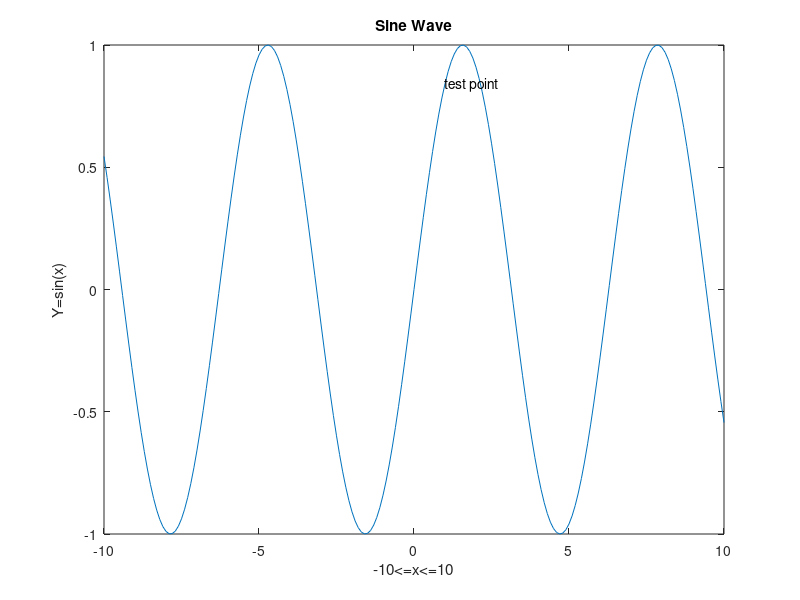
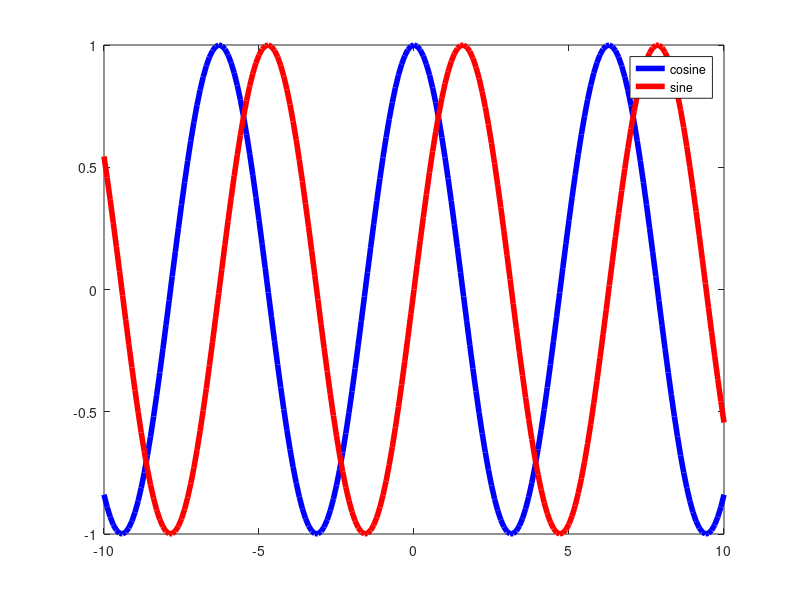

Write MATLAB code to recreate these figures, in order.
x=-10:0.1:10;
plot(x,sin(x));
xlabel("-10<=x<=10");
ylabel("Y=sin(x)");
text(1,sin(1), "test point");
title("Sine Wave");
figure;
z=cos(x);
plot(x,z, 'b', 'LineWidth', 4);
hold on
plot(x,sin(x), 'r', 'LineWidth', 4);
legend('cosine', 'sine');
